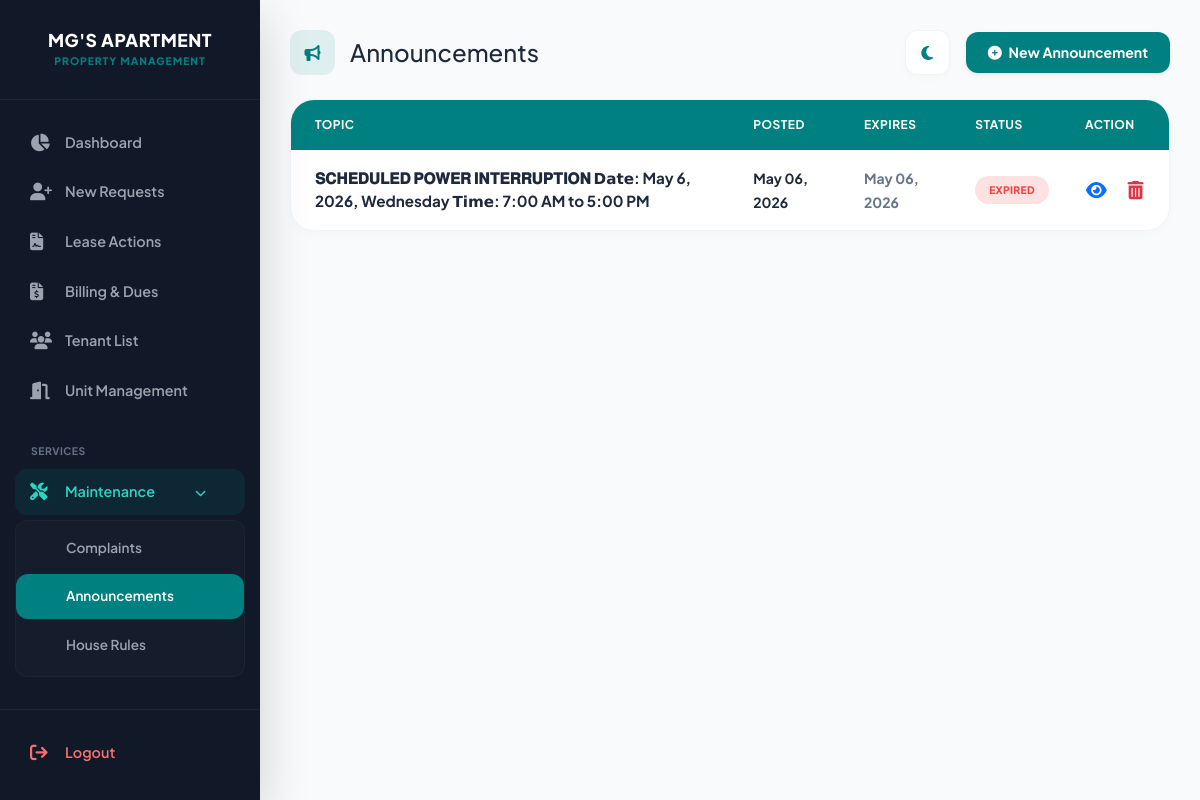
Page /post_announcement.php (signed in) on the committed database.
### tables this page shows
CREATE TABLE `announcements` (
  `id` int(11) NOT NULL,
  `property_id` int(11) DEFAULT NULL,
  `title` varchar(255) NOT NULL,
  `content` text NOT NULL,
  `expiry_date` date DEFAULT NULL,
  `created_at` timestamp NOT NULL DEFAULT current_timestamp()
);

### post_announcement.php (the view, shortened to what this page needs)
<?php
include('db.php');
mysqli_set_charset($conn, "utf8mb4");
$current_theme = $_SESSION['theme'];
$res_pend = mysqli_query($conn, "SELECT COUNT(*) as total FROM rent_requests WHERE status = 'Pending'");
$pend_count = mysqli_fetch_assoc($res_pend)['total'] ?? 0;
$history = mysqli_query($conn, "SELECT * FROM announcements ORDER BY created_at DESC");
?>
<!DOCTYPE html>
<html lang="en" data-theme="<?php echo $current_theme; ?>">
<head>
    <link href="https://cdn.jsdelivr.net/npm/bootstrap@5.3.0/dist/css/bootstrap.min.css" rel="stylesheet">
    <link rel="stylesheet" href="https://cdnjs.cloudflare.com/ajax/libs/font-awesome/6.4.0/css/all.min.css">
</head>
<body>
<div class="sidebar shadow-lg" id="sidebar">
    <div class="sidebar-brand">
        <h5>MG'S APARTMENT</h5>
        <small>Property Management</small>
    </div>
    <div class="sidebar-content" id="sidebarMenu">
        <a href="admin_dashboard.php"><i class="fa fa-chart-pie"></i> Dashboard</a>
        <a href="admin_requests.php"><i class="fa fa-user-plus"></i> New Requests <?php if($pend_count > 0): ?><span class="badge rounded-pill bg-danger ms-auto"><?php echo $pend_count; ?></span><?php endif; ?></a>
        <a href="admin_lease_requests.php"><i class="fa fa-file-contract"></i> Lease Actions </a>
        <a href="billing.php"><i class="fa fa-file-invoice-dollar"></i> Billing &amp; Dues </a>
        <a href="admin_tenants.php"><i class="fa fa-users"></i> Tenant List</a>
        <a href="admin_units.php"><i class="fa fa-door-open"></i> Unit Management</a>
        <div class="mt-4 mb-2 px-3"><small class="text-muted fw-bold text-uppercase" style="font-size: 0.65rem; letter-spacing: 0.5px;">Services</small></div>
        <a class="nav-link" data-bs-toggle="collapse" data-bs-target="#collapseServices" style="cursor: pointer; background: rgba(0, 128, 128, 0.15); color: #2dd4bf; border-radius: 12px;">
            <i class="fa fa-screwdriver-wrench"></i> <span>Maintenance</span> <i class="fa fa-chevron-down ms-auto" style="font-size: 0.7rem;"></i>
        </a>
        <div id="collapseServices" class="collapse show">
            <div class="collapse-inner">
                <a href="manage_complaints.php">Complaints</a>
                <a href="post_announcement.php" class="active" style="background: var(--teal-accent); color: white !important;">Announcements</a>
                <a href="manage_rules.php">House Rules</a>
            </div>
        </div>
    </div>
    <div class="logout-link">
        <a href="logout.php"><i class="fa fa-arrow-right-from-bracket"></i> Logout</a>
    </div>
</div>
<div class="main-content">
    <div class="d-flex justify-content-between align-items-center mb-4 flex-wrap gap-3">
        <div class="d-flex align-items-center gap-3">
            <div class="header-title">
                <i class="fa fa-bullhorn"></i>
                <h3 class="mb-0 fw-800" style="font-size: 1.5rem;">Announcements</h3>
            </div>
        </div>
        <div class="d-flex align-items-center gap-3">
            <button id="theme-toggle" title="Switch Theme">
                <i class="fa <?php echo ($current_theme === 'light') ? 'fa-moon' : 'fa-sun'; ?>"></i>
            </button>
            <button class="btn-add-new shadow-sm" onclick="openModal()">
                <i class="fa fa-plus-circle me-1"></i> New Announcement
            </button>
        </div>
    </div>
    <div class="card">
        <div class="table-responsive">
            <table class="table table-hover align-middle mb-0">
                <thead>
                    <tr>
                        <th class="ps-4">Topic</th>
                        <th>Posted</th>
                        <th>Expires</th>
                        <th>Status</th>
                        <th class="ps-3">Action</th>
                    </tr>
                </thead>
                <tbody>
                    <?php if(mysqli_num_rows($history) > 0): while($row = mysqli_fetch_assoc($history)):
                        $is_expired = (date('Y-m-d') > $row['expiry_date']);
                    ?>
                    <tr>
                        <td class="ps-4">
                            <div class="fw-bold text-main" style="font-size:0.95rem;"><?php echo htmlspecialchars($row['title']); ?></div>
                        </td>
                        <td><small class="fw-bold text-main"><?php echo date('M d, Y', strtotime($row['created_at'])); ?></small></td>
                        <td><small class="fw-bold text-muted"><?php echo date('M d, Y', strtotime($row['expiry_date'])); ?></small></td>
                        <td><span class="status-pill <?php echo $is_expired ? 'bg-expired' : 'bg-active'; ?>"><?php echo $is_expired ? 'Expired' : 'Active'; ?></span></td>
                        <td class="action-cell ps-3">
                            <button class="btn btn-sm text-primary p-0 me-3 shadow-none btn-action-pc" onclick='openModal(<?php echo json_encode($row); ?>, true)'>
                                <i class="fa <?php echo $is_expired ? 'fa-eye' : 'fa-edit'; ?> font-size-18"></i>
                            </button>
                            <a href="?delete_id=<?php echo $row['id']; ?>" class="btn btn-sm text-danger p-0 shadow-none btn-action-pc" onclick="return confirm('Delete this post broadcast record?')">
                                <i class="fa fa-trash-can font-size-18"></i>
                            </a>
                        </td>
                    </tr>
                    <?php endwhile; else: ?>
                    <tr><td colspan="5" class="text-center py-5 text-muted fw-bold">No registered announcements catalog logs found.</td></tr>
                    <?php endif; ?>
                </tbody>
            </table>
        </div>
    </div>
</div>
</body>
</html>

### post_announcement.php (style rules this page uses)
:root { --sidebar-bg: #111827; --teal-accent: #008080; --bg: #f8fafc; --card-bg: #ffffff; --text-main: #1e293b; --text-muted: #64748b; --border-color: #f1f5f9; --input-bg: #f1f5f9; --input-border: #e2e8f0; }
body { background-color: var(--bg); font-family: 'Plus Jakarta Sans', sans-serif; color: var(--text-main); transition: 0.3s ease; margin: 0; overflow-x: hidden; }
h1, h2, h3, h4, h5, h6, .text-main, .fw-800 { color: var(--text-main) !important; }
.text-muted { color: var(--text-muted) !important; }
.sidebar { height: 100vh; background: var(--sidebar-bg); color: white; position: fixed; width: 260px; display: flex; flex-direction: column; z-index: 1200; transition: transform 0.3s cubic-bezier(0.4, 0, 0.2, 1); top: 0; left: 0; }
.sidebar-brand { padding: 30px 20px; text-align: center; border-bottom: 1px solid rgba(255,255,255,0.05); }
.sidebar-brand h5 { font-weight: 800; letter-spacing: 0.5px; color: white !important; margin: 0; font-size: 1.1rem; text-transform: uppercase; }
.sidebar-brand small { color: var(--teal-accent); font-size: 0.65rem; font-weight: 800; text-transform: uppercase; letter-spacing: 1px; display: block; margin-top: 2px; }
.sidebar-content { flex-grow: 1; padding: 20px 15px; overflow-y: auto; }
.sidebar a { color: #9ca3af; text-decoration: none; padding: 12px 15px; display: flex; align-items: center; transition: 0.2s; font-size: 0.9rem; font-weight: 600; border-radius: 12px; margin-bottom: 4px; }
.sidebar a i { width: 25px; font-size: 1.1rem; margin-right: 10px; }
.sidebar a:hover, .sidebar a.nav-link:not(.collapsed) { background: rgba(0, 128, 128, 0.15); color: #2dd4bf; }
.sidebar a.active { background: var(--teal-accent) !important; color: white !important; }
.collapse-inner { background: rgba(255,255,255,0.02); border-radius: 12px; margin: 5px 0; padding: 5px 0; border: 1px solid rgba(255,255,255,0.03); }
.collapse-inner a { padding-left: 50px !important; font-size: 0.85rem !important; }
.logout-link { padding: 20px 15px; border-top: 1px solid rgba(255,255,255,0.05); }
.logout-link a { color: #f87171 !important; }
.main-content { margin-left: 260px; padding: 30px; min-height: 100vh; transition: margin-left 0.3s cubic-bezier(0.4, 0, 0.2, 1); }
.header-title { color: var(--text-main); font-weight: 800; margin-bottom: 0; display: flex; align-items: center; }
.header-title i { background: rgba(0, 128, 128, 0.1); color: var(--teal-accent); width: 45px; height: 45px; display: flex; align-items: center; justify-content: center; border-radius: 12px; margin-right: 15px; }
#theme-toggle { width: 45px; height: 45px; border-radius: 12px; border: 1px solid var(--border-color); background: var(--card-bg); color: var(--teal-accent); box-shadow: 0 4px 6px rgba(0,0,0,0.02); cursor: pointer; transition: 0.3s; display: flex; align-items: center; justify-content: center; }
.btn-add-new { background: var(--teal-accent) !important; color: white !important; border-radius: 12px; padding: 10px 22px; font-weight: 700; border: none; font-size: 0.88rem; transition: 0.25s ease; }
.card { border: 1px solid var(--border-color); border-radius: 24px; box-shadow: 0 4px 12px rgba(0,0,0,0.02); background: var(--card-bg); overflow: hidden; }
.table { color: var(--text-main) !important; --bs-table-hover-color: var(--text-main); --bs-table-bg: transparent; margin-bottom: 0; }
.table thead th { background-color: var(--teal-accent) !important; color: #ffffff !important; font-size: 0.75rem; text-transform: uppercase; padding: 16px 20px; border: none; font-weight: 700; letter-spacing: 0.5px; }
.table tbody td { padding: 16px 20px; border-bottom: 1px solid var(--border-color) !important; color: var(--text-main) !important; vertical-align: middle; }
.table tbody tr:last-child td { border-bottom: none !important; }
.status-pill { font-size: 0.65rem; font-weight: 800; padding: 6px 14px; border-radius: 20px; text-transform: uppercase; display: inline-block; letter-spacing: 0.3px; }
.bg-expired { background: #fee2e2 !important; color: #ef4444 !important; }
.action-cell { white-space: nowrap; width: 100px; }
.font-size-18 { font-size: 1.15rem; }

### rows in the picture
announcements: title "𝐒𝐂𝐇𝐄𝐃𝐔𝐋𝐄𝐃 𝐏𝐎𝐖𝐄𝐑 𝐈𝐍𝐓𝐄𝐑𝐑𝐔𝐏𝐓𝐈𝐎𝐍 𝗗𝗮𝘁𝗲: May 6, 2026, Wednesday 𝗧𝗶𝗺𝗲: 7:00 AM to 5:00 PM", created_at "May 06, 2026", expiry_date "May 06, 2026", shows "EXPIRED"
